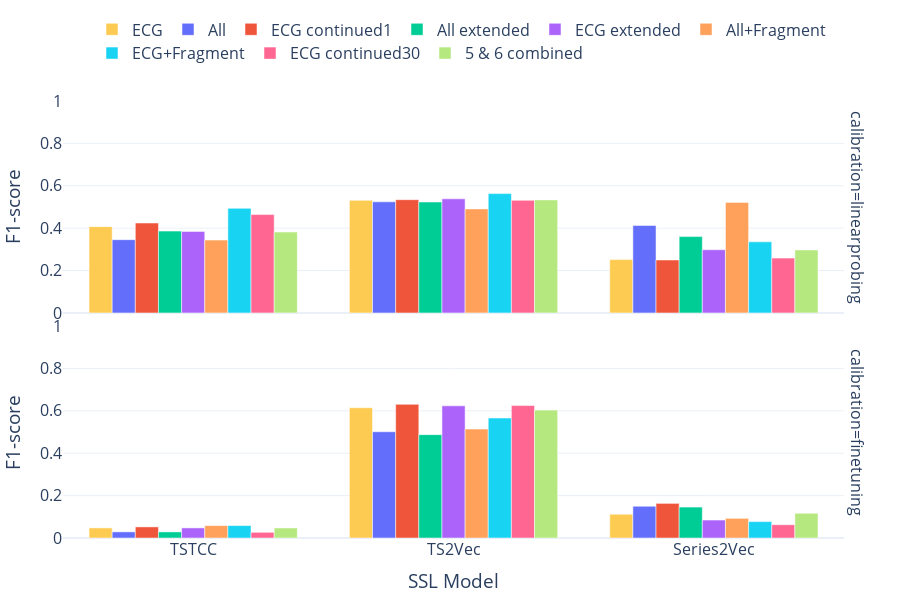

Notebook cell for this chart:
### Code cell
fig = px.bar(fragment_result.query("head_model == 'MLP'"), x='ssl_model', y='f1', color='scenario', 
             facet_row='calibration', barmode='group',
             labels={'ssl_model': 'SSL Model', 'acc': 'Accuracy', 'scenario': 'Scenario', 'f1': 'F1-score'},
             category_orders={
                 'scenario': [
                    'one_domain', 'one_domain_extended', 
                    'one_domain_continued1', 'continued1_extended', 'one_domain_continued30',
                    'one_domain+Fragment',
                    'four_domains', 'four_domains_extended', 
                    'four_domains+Fragment',
                    ]
             },
             )

fig.update_yaxes(range=[0, 1])
fig.update_layout(height=600, width=900, font_size=16, 
                  legend_title_text="",
                  margin=dict(l=40, r=40, b=30, t=80),
                  showlegend=True,
                  legend=dict(orientation="h", yanchor="bottom", y=1.07, xanchor="center", x=0.5)
)

### Figure 1 — Plotly figure (JSON) as saved in the notebook; plotly's stock layout.template omitted (floating-point values rounded to 4 significant figures)
{"data": [{"alignmentgroup": "True", "hovertemplate": "Scenario=ECG<br>calibration=linearprobing<br>SSL Model=%{x}<br>F1-score=%{y}<extra></extra>", "legendgroup": "ECG", "marker": {"color": "#FECB52", "pattern": {"shape": ""}}, "name": "ECG", "offsetgroup": "ECG", "orientation": "v", "showlegend": true, "textposition": "auto", "type": "bar", "x": ["TSTCC", "TS2Vec", "Series2Vec"], "xaxis": "x2", "y": [0.4072, 0.5312, 0.2517], "yaxis": "y2"}, {"alignmentgroup": "True", "hovertemplate": "Scenario=ECG<br>calibration=finetuning<br>SSL Model=%{x}<br>F1-score=%{y}<extra></extra>", "legendgroup": "ECG", "marker": {"color": "#FECB52", "pattern": {"shape": ""}}, "name": "ECG", "offsetgroup": "ECG", "orientation": "v", "showlegend": false, "textposition": "auto", "type": "bar", "x": ["TSTCC", "TS2Vec", "Series2Vec"], "xaxis": "x", "y": [0.0477, 0.6147, 0.1122], "yaxis": "y"}, {"alignmentgroup": "True", "hovertemplate": "Scenario=All<br>calibration=linearprobing<br>SSL Model=%{x}<br>F1-score=%{y}<extra></extra>", "legendgroup": "All", "marker": {"color": "#636efa", "pattern": {"shape": ""}}, "name": "All", "offsetgroup": "All", "orientation": "v", "showlegend": true, "textposition": "auto", "type": "bar", "x": ["TSTCC", "TS2Vec", "Series2Vec"], "xaxis": "x2", "y": [0.3457, 0.5244, 0.4125], "yaxis": "y2"}, {"alignmentgroup": "True", "hovertemplate": "Scenario=All<br>calibration=finetuning<br>SSL Model=%{x}<br>F1-score=%{y}<extra></extra>", "legendgroup": "All", "marker": {"color": "#636efa", "pattern": {"shape": ""}}, "name": "All", "offsetgroup": "All", "orientation": "v", "showlegend": false, "textposition": "auto", "type": "bar", "x": ["TSTCC", "TS2Vec", "Series2Vec"], "xaxis": "x", "y": [0.0289, 0.5013, 0.1498], "yaxis": "y"}, {"alignmentgroup": "True", "hovertemplate": "Scenario=ECG continued1<br>calibration=linearprobing<br>SSL Model=%{x}<br>F1-score=%{y}<extra></extra>", "legendgroup": "ECG continued1", "marker": {"color": "#EF553B", "pattern": {"shape": ""}}, "name": "ECG continued1", "offsetgroup": "ECG continued1", "orientation": "v", "showlegend": true, "textposition": "auto", "type": "bar", "x": ["Series2Vec", "TS2Vec", "TSTCC"], "xaxis": "x2", "y": [0.2499, 0.5345, 0.4243], "yaxis": "y2"}, {"alignmentgroup": "True", "hovertemplate": "Scenario=ECG continued1<br>calibration=finetuning<br>SSL Model=%{x}<br>F1-score=%{y}<extra></extra>", "legendgroup": "ECG continued1", "marker": {"color": "#EF553B", "pattern": {"shape": ""}}, "name": "ECG continued1", "offsetgroup": "ECG continued1", "orientation": "v", "showlegend": false, "textposition": "auto", "type": "bar", "x": ["Series2Vec", "TS2Vec", "TSTCC"], "xaxis": "x", "y": [0.1634, 0.6305, 0.0525], "yaxis": "y"}, {"alignmentgroup": "True", "hovertemplate": "Scenario=All extended<br>calibration=linearprobing<br>SSL Model=%{x}<br>F1-score=%{y}<extra></extra>", "legendgroup": "All extended", "marker": {"color": "#00cc96", "pattern": {"shape": ""}}, "name": "All extended", "offsetgroup": "All extended", "orientation": "v", "showlegend": true, "textposition": "auto", "type": "bar", "x": ["Series2Vec", "TS2Vec", "TSTCC"], "xaxis": "x2", "y": [0.3601, 0.5235, 0.3861], "yaxis": "y2"}, {"alignmentgroup": "True", "hovertemplate": "Scenario=All extended<br>calibration=finetuning<br>SSL Model=%{x}<br>F1-score=%{y}<extra></extra>", "legendgroup": "All extended", "marker": {"color": "#00cc96", "pattern": {"shape": ""}}, "name": "All extended", "offsetgroup": "All extended", "orientation": "v", "showlegend": false, "textposition": "auto", "type": "bar", "x": ["Series2Vec", "TS2Vec", "TSTCC"], "xaxis": "x", "y": [0.1459, 0.4877, 0.0287], "yaxis": "y"}, {"alignmentgroup": "True", "hovertemplate": "Scenario=ECG extended<br>calibration=linearprobing<br>SSL Model=%{x}<br>F1-score=%{y}<extra></extra>", "legendgroup": "ECG extended", "marker": {"color": "#ab63fa", "pattern": {"shape": ""}}, "name": "ECG extended", "offsetgroup": "ECG extended", "orientation": "v", "showlegend": true, "textposition": "auto", "type": "bar", "x": ["Series2Vec", "TS2Vec", "TSTCC"], "xaxis": "x2", "y": [0.2982, 0.5384, 0.3847], "yaxis": "y2"}, {"alignmentgroup": "True", "hovertemplate": "Scenario=ECG extended<br>calibration=finetuning<br>SSL Model=%{x}<br>F1-score=%{y}<extra></extra>", "legendgroup": "ECG extended", "marker": {"color": "#ab63fa", "pattern": {"shape": ""}}, "name": "ECG extended", "offsetgroup": "ECG extended", "orientation": "v", "showlegend": false, "textposition": "auto", "type": "bar", "x": ["Series2Vec", "TS2Vec", "TSTCC"], "xaxis": "x", "y": [0.0847, 0.6235, 0.0477], "yaxis": "y"}, {"alignmentgroup": "True", "hovertemplate": "Scenario=All+Fragment<br>calibration=linearprobing<br>SSL Model=%{x}<br>F1-score=%{y}<extra></extra>", "legendgroup": "All+Fragment", "marker": {"color": "#FFA15A", "pattern": {"shape": ""}}, "name": "All+Fragment", "offsetgroup": "All+Fragment", "orientation": "v", "showlegend": true, "textposition": "auto", "type": "bar", "x": ["Series2Vec", "TS2Vec", "TSTCC"], "xaxis": "x2", "y": [0.5216, 0.491, 0.3436], "yaxis": "y2"}, {"alignmentgroup": "True", "hovertemplate": "Scenario=All+Fragment<br>calibration=finetuning<br>SSL Model=%{x}<br>F1-score=%{y}<extra></extra>", "legendgroup": "All+Fragment", "marker": {"color": "#FFA15A", "pattern": {"shape": ""}}, "name": "All+Fragment", "offsetgroup": "All+Fragment", "orientation": "v", "showlegend": false, "textposition": "auto", "type": "bar", "x": ["Series2Vec", "TS2Vec", "TSTCC"], "xaxis": "x", "y": [0.0927, 0.514, 0.0586], "yaxis": "y"}, {"alignmentgroup": "True", "hovertemplate": "Scenario=ECG+Fragment<br>calibration=linearprobing<br>SSL Model=%{x}<br>F1-score=%{y}<extra></extra>", "legendgroup": "ECG+Fragment", "marker": {"color": "#19d3f3", "pattern": {"shape": ""}}, "name": "ECG+Fragment", "offsetgroup": "ECG+Fragment", "orientation": "v", "showlegend": true, "textposition": "auto", "type": "bar", "x": ["Series2Vec", "TS2Vec", "TSTCC"], "xaxis": "x2", "y": [0.3354, 0.5631, 0.4936], "yaxis": "y2"}, {"alignmentgroup": "True", "hovertemplate": "Scenario=ECG+Fragment<br>calibration=finetuning<br>SSL Model=%{x}<br>F1-score=%{y}<extra></extra>", "legendgroup": "ECG+Fragment", "marker": {"color": "#19d3f3", "pattern": {"shape": ""}}, "name": "ECG+Fragment", "offsetgroup": "ECG+Fragment", "orientation": "v", "showlegend": false, "textposition": "auto", "type": "bar", "x": ["Series2Vec", "TS2Vec", "TSTCC"], "xaxis": "x", "y": [0.0774, 0.5662, 0.0587], "yaxis": "y"}, {"alignmentgroup": "True", "hovertemplate": "Scenario=ECG continued30<br>calibration=linearprobing<br>SSL Model=%{x}<br>F1-score=%{y}<extra></extra>", "legendgroup": "ECG continued30", "marker": {"color": "#FF6692", "pattern": {"shape": ""}}, "name": "ECG continued30", "offsetgroup": "ECG continued30", "orientation": "v", "showlegend": true, "textposition": "auto", "type": "bar", "x": ["Series2Vec", "TS2Vec", "TSTCC"], "xaxis": "x2", "y": [0.2587, 0.5313, 0.4641], "yaxis": "y2"}, {"alignmentgroup": "True", "hovertemplate": "Scenario=ECG continued30<br>calibration=finetuning<br>SSL Model=%{x}<br>F1-score=%{y}<extra></extra>", "legendgroup": "ECG continued30", "marker": {"color": "#FF6692", "pattern": {"shape": ""}}, "name": "ECG continued30", "offsetgroup": "ECG continued30", "orientation": "v", "showlegend": false, "textposition": "auto", "type": "bar", "x": ["Series2Vec", "TS2Vec", "TSTCC"], "xaxis": "x", "y": [0.0626, 0.6248, 0.0268], "yaxis": "y"}, {"alignmentgroup": "True", "hovertemplate": "Scenario=5 & 6 combined<br>calibration=linearprobing<br>SSL Model=%{x}<br>F1-score=%{y}<extra></extra>", "legendgroup": "5 & 6 combined", "marker": {"color": "#B6E880", "pattern": {"shape": ""}}, "name": "5 & 6 combined", "offsetgroup": "5 & 6 combined", "orientation": "v", "showlegend": true, "textposition": "auto", "type": "bar", "x": ["Series2Vec", "TS2Vec", "TSTCC"], "xaxis": "x2", "y": [0.2972, 0.5334, 0.3817], "yaxis": "y2"}, {"alignmentgroup": "True", "hovertemplate": "Scenario=5 & 6 combined<br>calibration=finetuning<br>SSL Model=%{x}<br>F1-score=%{y}<extra></extra>", "legendgroup": "5 & 6 combined", "marker": {"color": "#B6E880", "pattern": {"shape": ""}}, "name": "5 & 6 combined", "offsetgroup": "5 & 6 combined", "orientation": "v", "showlegend": false, "textposition": "auto", "type": "bar", "x": ["Series2Vec", "TS2Vec", "TSTCC"], "xaxis": "x", "y": [0.1167, 0.6036, 0.0475], "yaxis": "y"}], "layout": {"annotations": [{"font": {}, "showarrow": false, "text": "calibration=finetuning", "textangle": 90, "x": 0.98, "xanchor": "left", "xref": "paper", "y": 0.2425, "yanchor": "middle", "yref": "paper"}, {"font": {}, "showarrow": false, "text": "calibration=linearprobing", "textangle": 90, "x": 0.98, "xanchor": "left", "xref": "paper", "y": 0.7575, "yanchor": "middle", "yref": "paper"}], "barmode": "group", "font": {"size": 16}, "height": 600, "legend": {"orientation": "h", "title": {"text": ""}, "tracegroupgap": 0, "x": 0.5, "xanchor": "center", "y": 1.07, "yanchor": "bottom"}, "margin": {"b": 30, "l": 40, "r": 40, "t": 80}, "showlegend": true, "width": 900, "xaxis": {"anchor": "y", "domain": [0, 0.98], "title": {"text": "SSL Model"}}, "xaxis2": {"anchor": "y2", "domain": [0, 0.98], "matches": "x", "showticklabels": false}, "yaxis": {"anchor": "x", "domain": [0, 0.485], "range": [0, 1], "title": {"text": "F1-score"}}, "yaxis2": {"anchor": "x2", "domain": [0.515, 1], "matches": "y", "range": [0, 1], "title": {"text": "F1-score"}}}}
